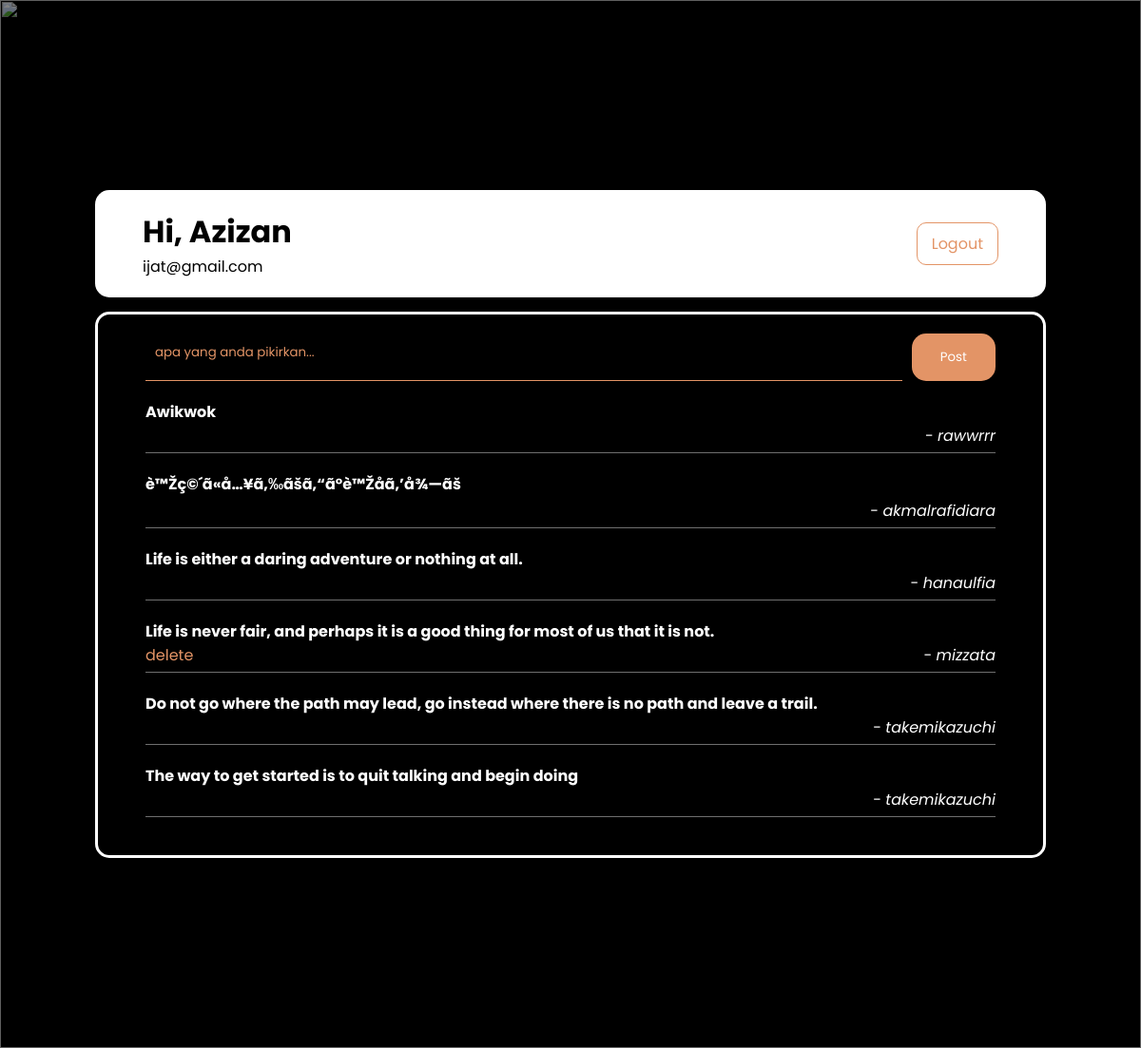
The app's page / (signed in) with its own data.
### tables this page shows
CREATE TABLE `message` (
  `id` int(11) NOT NULL,
  `user_id` int(11) NOT NULL,
  `message` text NOT NULL,
  `created_at` timestamp NOT NULL DEFAULT CURRENT_TIMESTAMP
);

CREATE TABLE `user` (
  `id` int(11) NOT NULL,
  `username` varchar(100) NOT NULL,
  `email` varchar(100) NOT NULL,
  `password` varchar(255) NOT NULL,
  `f_name` varchar(100) NOT NULL,
  `l_name` varchar(100) NOT NULL,
  `birth_of_date` date NOT NULL,
  `gender` varchar(100) NOT NULL,
  `create_at` datetime DEFAULT CURRENT_TIMESTAMP
);

### index.php (the view, shortened to what this page needs)
<?php
require_once 'connection.php';
$sql = "SELECT message.id, user_id, message, username  FROM `message` INNER JOIN `user` ON message.user_id=user.id ORDER BY message.id DESC";
$query = $conn->prepare($sql);
if ($query->execute()) {
  while ($row = $query->fetch()) {
    $cuitan[] = [
      'id' => $row['id'],
      'user_id' => $row['user_id'],
      'message' => $row['message'],
      'username' => $row['username']
    ];
  }
}
?>
<!DOCTYPE html>
<html lang="en">
<head>
  <link rel="stylesheet" href="asset/css/style.css">
</head>
<body>
  <div class="background">
    <img src="asset/img/background.jpg" alt="">
    <div class="index">
      <div class="index-header">
        <div>
          <h1>Hi, <?= $_SESSION['name'] ?></h1>
          <p><?= $_SESSION['email'] ?></p>
        </div>
        <div>
          <a href="logout.php">Logout</a>
        </div>
      </div>
      <div class="index-body">
        <form action="addCuit.php" method="POST" class="cuit">
          <textarea name="cuit" placeholder="apa yang anda pikirkan..." class="textcuit" required></textarea>
          <button name="submit">Post</button>
        </form>
        <div class="cuit-list">
          <?php foreach ($cuitan as $cuit) : ?>
          <div class="cuit-item">
            <h4><?= $cuit['message'] ?></h4>
            <div class="action">
              <?php if ($cuit['user_id'] == $_SESSION['id']) : ?>
              <a href="msg_delete.php?id=<?= $cuit['id'] ?>" class="msg-delete"
                onclick="return confirm('Delete this item?')">delete</a>
              <?php else : ?>
              <p></p>
              <?php endif ?>
              <p>- <i><?= $cuit['username'] ?></i></p>
            </div>
          </div>
          <?php endforeach ?>
        </div>
      </div>
    </div>
  </div>
</body>
</html>

### asset/css/style.css (style rules this page uses)
* { margin: 0; padding: 0; box-sizing: border-box; font-family: 'Poppins', sans-serif; text-decoration: none; }
body { background-color: #000; }
.background img { width: 100%; height: 100vmin; object-fit: cover; opacity: 0.5; position: absolute; left: 0; top: 0; z-index: -1; }
.background { height: 100vmin; overflow-y: scroll; }
.index { width: 100%; max-width: 1000px; margin: 200px auto; }
.index-header { display: flex; justify-content: space-between; align-items: center; background-color: #fff; padding: 20px 50px; border-radius: 15px; }
.index-header a { color: #e39466; border: 1px solid #e39466; border-radius: 10px; padding: 10px 15px; transition: 0.4s; }
.index-body { border: 3px solid #fff; padding: 20px 50px; border-radius: 15px; color: #fff; margin-top: 15px; }
.cuit { display: flex; justify-content: space-between; gap: 10px; }
.textcuit { width: 90%; height: 50px; padding: 10px; background: none; border: none; outline: none; border-bottom: 1px solid #e39466; color: #fff; resize: none; }
.textcuit::placeholder { color: #e39466; }
.cuit button { width: 10%; background: #e39466; color: #fff; border-radius: 15px; border: none; cursor: pointer; }
.cuit-list { margin-top: 20px; }
.cuit-item { margin-bottom: 20px; border-bottom: 1px solid rgba(255, 255, 255, 0.434); padding-bottom: 5px; }
.cuit-item p { text-align: right; align-items: right; }
.action { display: flex; justify-content: space-between; }
.msg-delete { color: #e39466; }

### records on screen
message: message "Awikwok", user.username "rawwrrr"
message: message "è™Žç©´ã«å…¥ã‚‰ãšã‚“ã°è™Žå­ã‚’å¾—ãš", user.username "akmalrafidiara"
message: message "Life is either a daring adventure or nothing at all.", user.username "hanaulfia"
message: message "Life is never fair, and perhaps it is a good thing for most of us that it is not.", user.username "mizzata"
message: message "Do not go where the path may lead, go instead where there is no path and leave a trail.", user.username "takemikazuchi"
message: message "The way to get started is to quit talking and begin doing", user.username "takemikazuchi"

### other values on screen
$_SESSION['name'] "Azizan"
$_SESSION['email'] "ijat@gmail.com"
